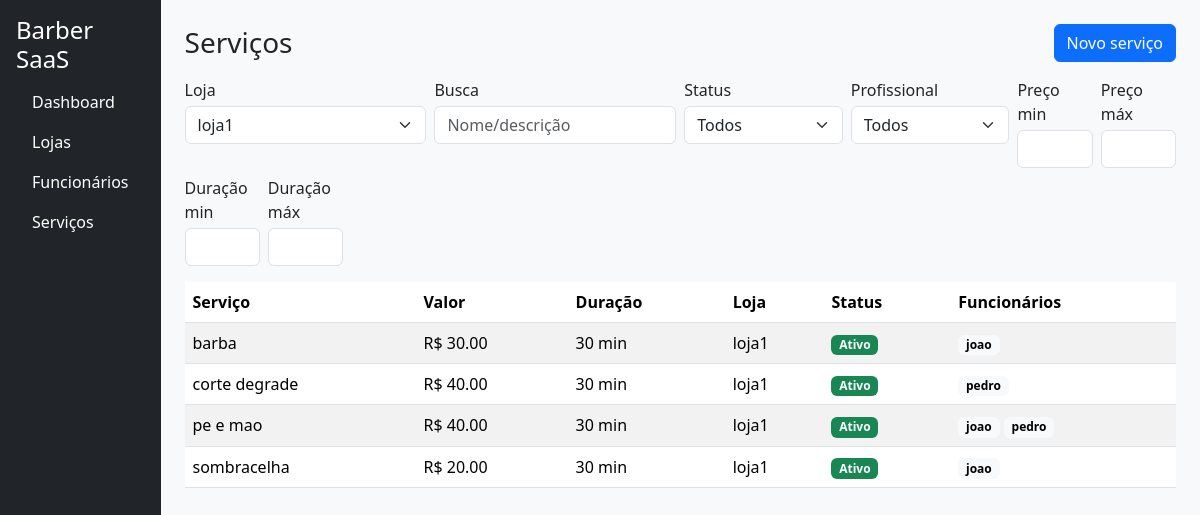
/cadastro/servicos/ (signed in), run on the app's committed database.
### apps/cadastro/models.py (models this page shows, shortened)
class Servico(models.Model):
    loja = models.ForeignKey(Loja, on_delete=models.CASCADE, related_name='servicos')
    nome = models.CharField(max_length=160)
    slug = models.SlugField(max_length=180, blank=True)
    descricao = models.TextField(blank=True)
    duracao_minutos = models.PositiveSmallIntegerField(validators=[MinValueValidator(1)], default=30)
    preco = models.DecimalField(max_digits=10, decimal_places=2, validators=[MinValueValidator(0)])
    profissionais = models.ManyToManyField('Funcionario', related_name='servicos', blank=True)
    ativo = models.BooleanField(default=True)
    criado_em = models.DateTimeField(auto_now_add=True)
    atualizado_em = models.DateTimeField(auto_now=True)
    class Meta:
        verbose_name = "Serviço"
        verbose_name_plural = "Serviços"
        ordering = ("nome",)
        unique_together = (("loja", "slug"),)

class Loja(models.Model):
    owner = models.ForeignKey(
        User,
        on_delete=models.CASCADE,
        related_name='lojas',
        limit_choices_to={'is_owner': True}
    )
    nome = models.CharField(max_length=120)
    slug = models.SlugField(max_length=140, unique=True, blank=True)
    telefone = models.CharField(max_length=20, blank=True)
    endereco = models.CharField(max_length=200, blank=True)
    ativa = models.BooleanField(default=True)
    criada_em = models.DateTimeField(auto_now_add=True)
    def __str__(self):
        return f"{self.nome} ({self.owner.email})"

class Funcionario(models.Model):
    class Cargo(models.TextChoices):
        BARBEIRO = 'barbeiro', 'Barbeiro'
        CABELEIREIRO = 'cabeleireiro', 'Cabeleireiro(a)'
        MANICURE = 'manicure', 'Manicure/Pedicure'
        ESTETICISTA = 'esteticista', 'Esteticista'
        SOMBRANCELHA = 'sobrancelha', 'Designer de Sobrancelha'
        RECEPCAO = 'recepcao', 'Recepção'
        OUTRO = 'outro', 'Outro'
    phone_regex = RegexValidator(
        r'^\+?\d{10,15}$',
        'Informe telefone no formato internacional, ex.: +5585...'
    )
    loja = models.ForeignKey('Loja', on_delete=models.CASCADE, related_name='funcionarios')
    nome = models.CharField(max_length=120)
    cargo = models.CharField(max_length=20, choices=Cargo.choices, default=Cargo.BARBEIRO)
    email = models.EmailField(blank=True, null=True)
    telefone = models.CharField(max_length=17, blank=True, null=True, validators=[phone_regex])
    slug = models.SlugField(max_length=160, blank=True)
    ativo = models.BooleanField(default=True)
    criado_em = models.DateTimeField(auto_now_add=True)
    atualizado_em = models.DateTimeField(auto_now=True)
    def __str__(self):
        return f'{self.nome} – {self.loja.nome}'
    class Meta:
        verbose_name = 'Funcionário'
        verbose_name_plural = 'Funcionários'
        unique_together = (('loja', 'slug'),)
        ordering = ('nome',)

### apps/cadastro/views.py (the view, shortened to what this page needs)
# urls.py: path('servicos/', views.servicos, name='servicos'),
@login_required
@subscription_required
def servicos(request):
    if not getattr(request.user, 'is_owner', False):
        return redirect('accounts:owner_login')
    lojas_qs = request.user.lojas.order_by('nome')
    loja_id = (request.GET.get('loja_filtro') or request.POST.get('loja_filtro') or
               request.GET.get('loja') or request.POST.get('loja'))
    loja = None
    if loja_id:
        try:
            loja = lojas_qs.filter(id=int(loja_id)).first()
        except (TypeError, ValueError):
            loja = None
    loja = loja or lojas_qs.first()
    if not loja:
        ctx = {'lojas': lojas_qs, 'loja': None, 'form': None, 'servicos': [], 'filtros': {}, 'profissionais': []}
        tpl = 'cadastro/partials/servicos.html' if (request.headers.get('HX-Request') and request.headers.get('HX-Target') != 'content') else 'cadastro/servicos.html'
        return render(request, tpl, ctx)
    filtros = _parse_filtros(request)
    form = ServicoForm(lojas=lojas_qs, initial={'loja': loja})
    qs = _aplica_filtros(loja.servicos.select_related('loja').prefetch_related('profissionais').order_by('nome'), filtros)
    ctx = {
        'lojas': lojas_qs,
        'loja': loja,
        'form': form,
        'servicos': qs,
        'filtros': filtros,
        'profissionais': loja.funcionarios.filter(ativo=True).order_by('nome'),
    }
    if request.headers.get('HX-Request') and request.headers.get('HX-Target') != 'content':
        return render(request, 'cadastro/partials/servicos.html', ctx)
    return render(request, 'cadastro/servicos.html', ctx)

### apps/accounts/models.py (called while the page is built)
    def is_active(self) -> bool:
        return timezone.now() <= self.end_date

### apps/cadastro/views.py (called while the page is built)
def _parse_filtros(request):
    data = request.GET if request.method == 'GET' else request.POST
    return {
        'q': (data.get('q') or '').strip() or None,
        'status': (data.get('status') or '').strip() or None,
        'prof': (data.get('prof') or '').strip() or None,
        'preco_min': (data.get('preco_min') or '').strip() or None,
        'preco_max': (data.get('preco_max') or '').strip() or None,
        'dur_min': (data.get('dur_min') or '').strip() or None,
        'dur_max': (data.get('dur_max') or '').strip() or None,
    }

### apps/cadastro/templates/cadastro/servicos.html (shortened to what this page needs)
{% extends 'accounts/base.html' %}
{% block content %}
<div class="d-flex justify-content-between align-items-center mb-3">
  <h3 class="m-0">Serviços</h3>
  <button class="btn btn-primary" data-bs-toggle="modal" data-bs-target="#modalServico">
    Novo serviço
  </button>
</div>
<form id="filtros-servicos" class="row g-2 mb-3">
  <div class="col-md-3">
    <label class="form-label mb-1">Loja</label>
    <select name="loja_filtro" class="form-select"
            hx-get="{% url 'cadastro:servicos' %}"
            hx-target="#servicos-tbody"
            hx-select="#servicos-tbody"
            hx-include="#filtros-servicos"
            hx-swap="outerHTML"
            hx-indicator="#servicos-loading"
            hx-push-url="true"
            hx-trigger="change">
      {% for l in lojas %}
        <option value="{{ l.id }}" {% if loja and l.id == loja.id %}selected{% endif %}>{{ l.nome }}</option>
      {% endfor %}
    </select>
  </div>
  <div class="col-md-3">
    <label class="form-label mb-1">Busca</label>
    <input type="text" class="form-control" name="q" placeholder="Nome/descrição"
           value="{{ filtros.q|default_if_none:'' }}"
           hx-get="{% url 'cadastro:servicos' %}"
           hx-target="#servicos-tbody"
           hx-select="#servicos-tbody"
           hx-include="#filtros-servicos"
           hx-swap="outerHTML"
           hx-indicator="#servicos-loading"
           hx-push-url="true"
           hx-trigger="keyup changed delay:300ms">
  </div>
  <div class="col-md-2">
    <label class="form-label mb-1">Status</label>
    <select name="status" class="form-select"
            hx-get="{% url 'cadastro:servicos' %}"
            hx-target="#servicos-tbody"
            hx-select="#servicos-tbody"
            hx-include="#filtros-servicos"
            hx-swap="outerHTML"
            hx-indicator="#servicos-loading"
            hx-push-url="true"
            hx-trigger="change">
      <option value="">Todos</option>
    </select>
  </div>
  <div class="col-md-2">
    <label class="form-label mb-1">Profissional</label>
    <select name="prof" class="form-select"
            hx-get="{% url 'cadastro:servicos' %}"
            hx-target="#servicos-tbody"
            hx-select="#servicos-tbody"
            hx-include="#filtros-servicos"
            hx-swap="outerHTML"
            hx-indicator="#servicos-loading"
            hx-push-url="true"
            hx-trigger="change">
      <option value="">Todos</option>
    </select>
  </div>
  <div class="col-md-1">
    <label class="form-label mb-1">Preço min</label>
    <input type="number" step="0.01" name="preco_min" class="form-control"
           value="{{ filtros.preco_min|default_if_none:'' }}"
           hx-get="{% url 'cadastro:servicos' %}"
           hx-target="#servicos-tbody"
           hx-select="#servicos-tbody"
           hx-include="#filtros-servicos"
           hx-swap="outerHTML"
           hx-indicator="#servicos-loading"
           hx-push-url="true"
           hx-trigger="change keyup delay:400ms">
  </div>
  <div class="col-md-1">
    <label class="form-label mb-1">Preço máx</label>
    <input type="number" step="0.01" name="preco_max" class="form-control"
           value="{{ filtros.preco_max|default_if_none:'' }}"
           hx-get="{% url 'cadastro:servicos' %}"
           hx-target="#servicos-tbody"
           hx-select="#servicos-tbody"
           hx-include="#filtros-servicos"
           hx-swap="outerHTML"
           hx-indicator="#servicos-loading"
           hx-push-url="true"
           hx-trigger="change keyup delay:400ms">
  </div>
  <div class="col-md-1">
    <label class="form-label mb-1">Duração min</label>
    <input type="number" min="1" step="1" name="dur_min" class="form-control"
           value="{{ filtros.dur_min|default_if_none:'' }}"
           hx-get="{% url 'cadastro:servicos' %}"
           hx-target="#servicos-tbody"
           hx-select="#servicos-tbody"
           hx-include="#filtros-servicos"
           hx-swap="outerHTML"
           hx-indicator="#servicos-loading"
           hx-push-url="true"
           hx-trigger="change keyup delay:400ms">
  </div>
  <div class="col-md-1">
    <label class="form-label mb-1">Duração máx</label>
    <input type="number" min="1" step="1" name="dur_max" class="form-control"
           value="{{ filtros.dur_max|default_if_none:'' }}"
           hx-get="{% url 'cadastro:servicos' %}"
           hx-target="#servicos-tbody"
           hx-select="#servicos-tbody"
           hx-include="#filtros-servicos"
           hx-swap="outerHTML"
           hx-indicator="#servicos-loading"
           hx-push-url="true"
           hx-trigger="change keyup delay:400ms">
  </div>
</form>
<div class="table-responsive">
  <table class="table table-striped align-middle">
    <thead>
      <tr>
        <th>Serviço</th>
        <th>Valor</th>
        <th>Duração</th>
        <th>Loja</th>
        <th>Status</th>
        <th>Funcionários</th>
      </tr>
    </thead>
    {% include 'cadastro/partials/servicos.html' %}
  </table>
</div>
{% endblock %}

### apps/cadastro/templates/cadastro/partials/servicos.html
<tbody id="servicos-tbody">
  {% for s in servicos %}
  <tr>
    <td>{{ s.nome }}</td>
    <td>R$ {{ s.preco }}</td>
    <td>{{ s.duracao_minutos }} min</td>
    <td>{{ s.loja.nome }}</td>
    <td>
      {% if s.ativo %}
        <span class="badge bg-success">Ativo</span>
      {% else %}
        <span class="badge bg-secondary">Inativo</span>
      {% endif %}
    </td>
    <td>
      {% with profs=s.profissionais.all %}
        {% if profs %}
          {% for p in profs %}
            <span class="badge text-bg-light">{{ p.nome }}</span>
          {% endfor %}
        {% else %}
          <span class="text-muted">—</span>
        {% endif %}
      {% endwith %}
    </td>
  </tr>
  {% empty %}
  <tr><td colspan="6" class="text-muted">Nenhum serviço encontrado.</td></tr>
  {% endfor %}
</tbody>

### data on the page
Servico: nome "barba", preco "30.00", duracao_minutos "30", loja.nome "loja1", ativo "Ativo"
Funcionario: nome "joao"
Servico: nome "corte degrade", preco "40.00", duracao_minutos "30", loja.nome "loja1", ativo "Ativo"
Funcionario: nome "pedro"
Servico: nome "pe e mao", preco "40.00", duracao_minutos "30", loja.nome "loja1", ativo "Ativo"
Servico: nome "sombracelha", preco "20.00", duracao_minutos "30", loja.nome "loja1", ativo "Ativo"

### other printed values
form field loja_filtro "loja1"
